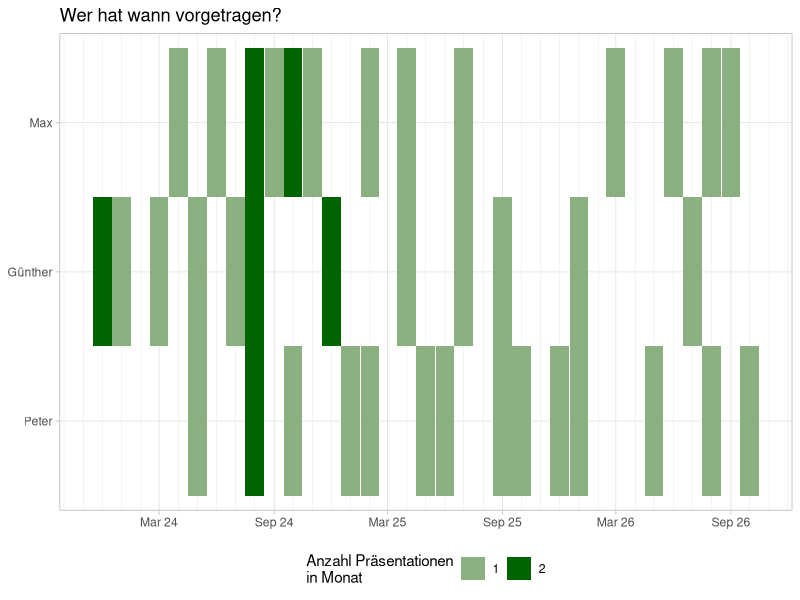

Write R code to recreate this figure.
# load lbraries ---------------------------------
library("ggplot2")
library("lubridate")
library("magrittr")
library("tibble")
library("dplyr")
library("tidyr")

# set up data -----------------------------------
day_generator <- function(number_days, year_span=3){
  start_date <- today() - years(year_span)
  # generate sequence of random, non ovelapping numbers
  day_offsets <- base::sample(1:(year_span*365), size=number_days, replace = FALSE)
  # add these numbers as number of days to a start date
  start_date + days(day_offsets)
}

base_data <- tibble(
  p1 = day_generator(15),
  p2 = day_generator(15),
  p3 = day_generator(15)
) %>%
  pivot_longer(cols = everything(), names_to = "presenter", values_to="presentation_date") %>%
  mutate_at("presenter", factor, levels = c("p1", "p2", "p3"), labels = c("Peter", "Günther", "Max"))

# transform data for plotting -------------------
grouped_data <- base_data %>%
  group_by(presenter, presentation_month = floor_date(presentation_date, unit = "month")) %>%
  summarise(n_presentations = n())

# plot transformed data -------------------------
htplot <- ggplot(grouped_data, aes(x = presentation_month, y = presenter)) +
  geom_tile(aes(fill = n_presentations)) +
  scale_fill_gradient2(low = "green", high = "darkgreen",
                       breaks = c(0:max(grouped_data$n_presentations)), guide = "legend") +
  labs(title = "Wer hat wann vorgetragen?",
       x = NULL,
       y = NULL,
       fill = "Anzahl Präsentationen\nin Monat") +
  scale_x_date(date_breaks = "6 months", minor_breaks = "1 month", date_labels = "%b %y") +
  theme_light() +
  theme(legend.position = "bottom")

ggsave("heatmap_timeline_plot.png", htplot, width = 5, height = 2)
